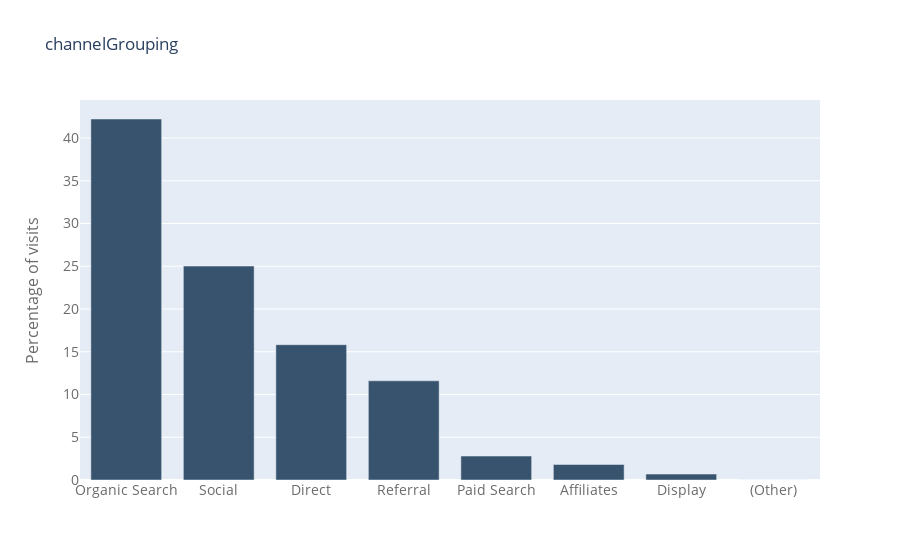

Notebook cell for this chart:
### Markdown cell above
Channeling Grouping

### Code cell
def barplot_percentage(count_feat, color1= 'rgb(55, 83, 109)', 
                       color2= 'rgb(26, 118, 255)',num_bars= None):

    train_channel = 100*df[count_feat].value_counts()/len(df)
    train_channel = train_channel.to_frame().reset_index()
    if num_bars:
        train_channel = train_channel.head(num_bars)
    trace0 = go.Bar(
        x=train_channel['index'],
        y=train_channel[count_feat],
        name='Train set',
        marker=dict(color=color1)
    )

    layout = go.Layout(
        title='{}'.format(count_feat),
        xaxis=dict(
            tickfont=dict(size=14, color='rgb(107, 107, 107)')
        ),
        yaxis=dict(
            title='Percentage of visits',
            titlefont=dict(size=16, color='rgb(107, 107, 107)'),
            tickfont=dict(size=14, color='rgb(107, 107, 107)')
        ),
        legend=dict(
            x=1.0,
            y=1.0,
            bgcolor='rgba(255, 255, 255, 0)',
            bordercolor='rgba(255, 255, 255, 0)'
        ),
        barmode='group',
        bargap=0.15,
        bargroupgap=0.1
    )

    fig = go.Figure(data=[trace0], layout=layout)
    iplot(fig)
barplot_percentage('channelGrouping')

### Figure 1 — Plotly figure (JSON) as saved in the notebook; plotly's stock layout.template omitted (floating-point values rounded to 4 significant figures)
{"data": [{"marker": {"color": "rgb(55, 83, 109)"}, "name": "Train set", "type": "bar", "x": ["Organic Search", "Social", "Direct", "Referral", "Paid Search", "Affiliates", "Display", "(Other)"], "y": [42.22, 25.02, 15.83, 11.6, 2.803, 1.815, 0.693, 0.01328]}], "layout": {"bargap": 0.15, "bargroupgap": 0.1, "barmode": "group", "legend": {"bgcolor": "rgba(255, 255, 255, 0)", "bordercolor": "rgba(255, 255, 255, 0)", "x": 1, "y": 1}, "title": {"text": "channelGrouping"}, "xaxis": {"tickfont": {"color": "rgb(107, 107, 107)", "size": 14}}, "yaxis": {"tickfont": {"color": "rgb(107, 107, 107)", "size": 14}, "title": {"font": {"color": "rgb(107, 107, 107)", "size": 16}, "text": "Percentage of visits"}}}}
